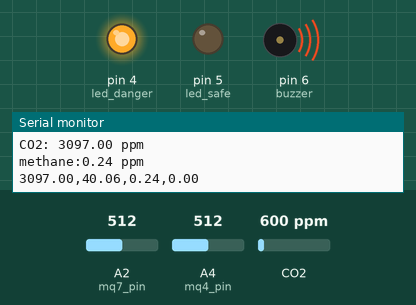
This sketch was run on a simulated Arduino Uno, built with avr-gcc and run on an emulated ATmega328P. Parts: output pins drawn as LEDs (lit = HIGH), buzzer (waves = sounding, pin HIGH), the last lines printed to the serial monitor. Inputs (shaded band) come from the test bench; at power-on: A4 (mq4_pin) = 512, A2 (mq7_pin) = 512, CO2 600 ppm. No radio packets arrive unless stated.

Above: at 4.9 s.
5.0 s: A4 (mq4_pin) set to 1023
At 10.0 s:
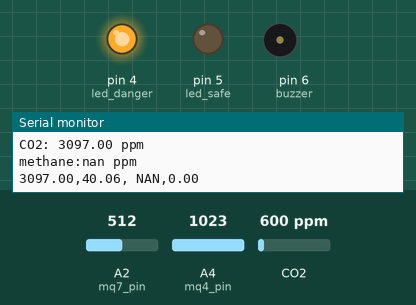
Timing chart, 0 to 15.0 s (numbered marks = the images above; inputs shaded):
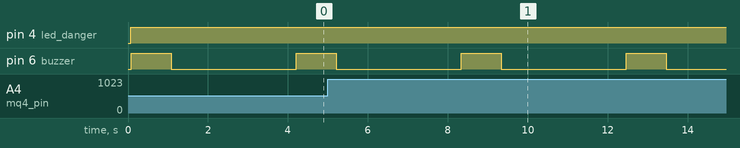

Measured:
- by itself, pin 6 (buzzer): alternates HIGH for 1.0 s and LOW for 3.1 s

The sketch:

rough_main.ino
```cpp
#define mq7_pin A2 // mendefinisikan bahwa pin yang digunakan
#include "MQ135.h"
#include <RH_ASK.h>
#include <SPI.h>
const int mq135_pin=5;

int buzzer = 6;
int led_safe=5;
int led_danger=4;

RH_ASK driver;


MQ135 gasSensor_mq135 = MQ135(A5);// untuk membaca sensor adalah pin AO
void setup()
{
Serial.begin(9600);
pinMode(buzzer, OUTPUT);
pinMode(led_safe,OUTPUT );
pinMode(led_danger, OUTPUT);
//digitalWrite(led_safe,LOW);

if (!driver.init())
         Serial.println("init failed");
}


long mq7_RL = 1000; // 1000 Ohm
long mq7_Ro =550; // 500 ohm (SILAHKAN DISESUAIKAN)
void loop()
{


  // mq7
int sensorvalue = analogRead (mq7_pin); // membaca nilai ADC dari sensor
float mq7_VRL = sensorvalue*5.00/1024; // mengubah nilai ADC (0-1023) menjadi nilai voltase (0 - 5.00 volt)


float  mq7_Rs = (5.00 *mq7_RL / mq7_VRL) - mq7_RL;


float mq7_ppm = 100 * pow ((mq7_Rs/mq7_Ro), -1.53); // ppm 100* ((rs/ro) ^-1.53);
Serial.print("CO: ");
Serial.print (mq7_ppm);
Serial.println(" ppm");
//delay(500);


//mq135
  float mq135_ppmsignal = gasSensor_mq135.getPPM();

  //float mq135_ppm = map(mq135_ppmsignal,0,1023,400,5000);
  float mq135_ppm = map(mq135_ppmsignal,0,1023,400,5000);


  Serial.print("CO2: ");
Serial.print (mq135_ppm);
Serial.println(" ppm");
  //delay(500);


  //mq136
  float mq136_ppm=0.0;

  //mq4
int mq4_pin=A4;
int mq4_val;
float mq4_ppm;
float mq4_ro;
float mq4_ratio;
float mq4_rs;
mq4_ro=10; //kOhm
int i;
float mq4_RL_VALUE=200;
mq4_val=analogRead(mq4_pin);//Read Gas value from analog 0
//Serial.println 1(val,DEC);//Print the value to serial port
//ppm=1021*pow((1),-2.7887);
//calculate rs/ro

mq4_rs=((mq4_RL_VALUE * (1021 - mq4_val) / mq4_val));
mq4_ratio=mq4_rs/mq4_ro;

//Serial.println 1(RL_VALUE);
//Serial.println 1("\n");

Serial.print("methane:");

mq4_ppm=1021*pow((mq4_ratio),-2.7887);

Serial.print(mq4_ppm);
Serial.println(" ppm");
Serial.println("\n");

//delay(3000);


//transmitter
String a="";
 String b="";
 String c="";
String d="";


 String e="";

 a=String(mq135_ppm,2);
 b=String(mq7_ppm,2);
 c=String(mq4_ppm,2);
 d=String(mq136_ppm,2);


   e=a+","+b+","+c+","+d;

  char f[e.length()+1];
  e.toCharArray(f,e.length()+1);

    driver.send((uint8_t *)f, e.length()+1);
    driver.waitPacketSent();
    Serial.println(f);


     //buzzer to arduino pin 9


   // Set buzzer - pin 9 as an output


  digitalWrite(led_safe, HIGH);
  digitalWrite(led_danger, LOW);
 // delay(3000);


if (mq7_ppm>35 || mq135_ppm >1500 || mq4_ppm>50 )
{
  digitalWrite(led_safe,LOW);
  digitalWrite(led_danger, HIGH);
  //delay(500);

  delay(20);
  digitalWrite(buzzer, HIGH);
  //digitalWrite(led_safe, HIGH);


  delay(1000); // Wait for 1000 millisecond(s)
  digitalWrite(buzzer, LOW);
  //digitalWrite(led_danger,LOW);
  delay(40);

}
//else{
 // digitalWrite(led_danger,LOW);
//}


delay(3000);
}
```
